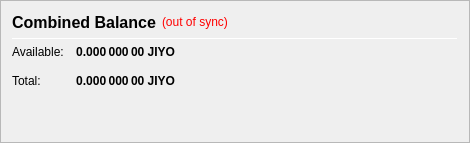
                   <widget class="QFrame" name="frame_CombinedBalances">
                    <property name="minimumSize">
                     <size>
                      <width>470</width>
                      <height>0</height>
                     </size>
                    </property>
                    <property name="frameShape">
                     <enum>QFrame::StyledPanel</enum>
                    </property>
                    <property name="frameShadow">
                     <enum>QFrame::Raised</enum>
                    </property>
                    <layout class="QVBoxLayout" name="verticalLayout_5">
                     <item>
                      <layout class="QHBoxLayout" name="horizontalLayout_5" stretch="0,0,0">
                       <item>
                        <widget class="QLabel" name="label_5z">
                         <property name="minimumSize">
                          <size>
                           <width>0</width>
                           <height>20</height>
                          </size>
                         </property>
                         <property name="font">
                          <font>
                           <pointsize>12</pointsize>
                           <weight>75</weight>
                           <bold>true</bold>
                          </font>
                         </property>
                         <property name="toolTip">
                          <string>Combined Balance (including unconfirmed and immature coins)</string>
                         </property>
                         <property name="text">
                          <string>Combined Balance</string>
                         </property>
                        </widget>
                       </item>
                       <item>
                        <widget class="QLabel" name="labelWalletStatus">
                         <property name="cursor">
                          <cursorShape>WhatsThisCursor</cursorShape>
                         </property>
                         <property name="toolTip">
                          <string>The displayed information may be out of date. Your wallet automatically synchronizes with the Jiyo network after a connection is established, but this process has not completed yet.</string>
                         </property>
                         <property name="styleSheet">
                          <string notr="true">QLabel { color: red; }</string>
                         </property>
                         <property name="text">
                          <string notr="true">(out of sync)</string>
                         </property>
                         <property name="alignment">
                          <set>Qt::AlignLeading|Qt::AlignLeft|Qt::AlignVCenter</set>
                         </property>
                        </widget>
                       </item>
                       <item>
                        <spacer name="horizontalSpacer_1">
                         <property name="orientation">
                          <enum>Qt::Horizontal</enum>
                         </property>
                         <property name="sizeHint" stdset="0">
                          <size>
                           <width>40</width>
                           <height>20</height>
                          </size>
                         </property>
                        </spacer>
                       </item>
                      </layout>
                     </item>
                     <item>
                      <widget class="Line" name="line_CombinedBalance">
                       <property name="minimumSize">
                        <size>
                         <width>0</width>
                         <height>1</height>
                        </size>
                       </property>
                       <property name="maximumSize">
                        <size>
                         <width>16777215</width>
                         <height>1</height>
                        </size>
                       </property>
                       <property name="orientation">
                        <enum>Qt::Horizontal</enum>
                       </property>
                      </widget>
                     </item>
                     <item>
                      <layout class="QGridLayout" name="gridLayout_3">
                       <property name="spacing">
                        <number>12</number>
                       </property>
                       <item row="1" column="0">
                        <widget class="QLabel" name="labelBalanceTextz">
                         <property name="text">
                          <string>Available:</string>
                         </property>
                        </widget>
                       </item>
                       <item row="1" column="1">
                        <widget class="QLabel" name="labelBalancez">
                         <property name="font">
                          <font>
                           <weight>75</weight>
                           <bold>true</bold>
                          </font>
                         </property>
                         <property name="cursor">
                          <cursorShape>IBeamCursor</cursorShape>
                         </property>
                         <property name="toolTip">
                          <string>Your current spendable balance</string>
                         </property>
                         <property name="text">
                          <string notr="true">0.000 000 00 JIYO</string>
                         </property>
                         <property name="alignment">
                          <set>Qt::AlignRight|Qt::AlignTrailing|Qt::AlignVCenter</set>
                         </property>
                         <property name="textInteractionFlags">
                          <set>Qt::LinksAccessibleByMouse|Qt::TextSelectableByKeyboard|Qt::TextSelectableByMouse</set>
                         </property>
                        </widget>
                       </item>
                       <item row="2" column="0">
                        <widget class="QLabel" name="labelTotalTextz">
                         <property name="text">
                          <string>Total:</string>
                         </property>
                        </widget>
                       </item>
                       <item row="2" column="1">
                        <widget class="QLabel" name="labelTotalz">
                         <property name="font">
                          <font>
                           <weight>75</weight>
                           <bold>true</bold>
                          </font>
                         </property>
                         <property name="cursor">
                          <cursorShape>IBeamCursor</cursorShape>
                         </property>
                         <property name="toolTip">
                          <string>Total Balance, including all unavailable coins.</string>
                         </property>
                         <property name="text">
                          <string notr="true">0.000 000 00 JIYO</string>
                         </property>
                         <property name="alignment">
                          <set>Qt::AlignRight|Qt::AlignTrailing|Qt::AlignVCenter</set>
                         </property>
                         <property name="textInteractionFlags">
                          <set>Qt::LinksAccessibleByMouse|Qt::TextSelectableByKeyboard|Qt::TextSelectableByMouse</set>
                         </property>
                        </widget>
                       </item>
                       <item row="2" column="3">
                        <spacer name="horizontalSpacer_2">
                         <property name="orientation">
                          <enum>Qt::Horizontal</enum>
                         </property>
                         <property name="sizeHint" stdset="0">
                          <size>
                           <width>40</width>
                           <height>20</height>
                          </size>
                         </property>
                        </spacer>
                       </item>
                      </layout>
                     </item>
                     <item>
                      <spacer name="verticalSpacer_1">
                       <property name="orientation">
                        <enum>Qt::Vertical</enum>
                       </property>
                       <property name="sizeHint" stdset="0">
                        <size>
                         <width>20</width>
                         <height>40</height>
                        </size>
                       </property>
                      </spacer>
                     </item>
                    </layout>
                   </widget>
